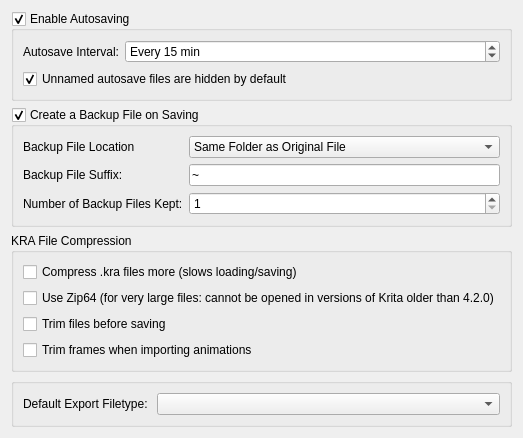
     <widget class="QWidget" name="File">
      <attribute name="title">
       <string>Files</string>
      </attribute>
      <layout class="QFormLayout" name="formLayout_4">
       <item row="0" column="0" colspan="2">
        <widget class="QGroupBox" name="m_autosaveCheckBox">
         <property name="title">
          <string>Enable Autosaving</string>
         </property>
         <property name="checkable">
          <bool>true</bool>
         </property>
         <layout class="QFormLayout" name="formLayout_6">
          <item row="0" column="0">
           <widget class="QLabel" name="label_6">
            <property name="text">
             <string>Autosave Interval:</string>
            </property>
           </widget>
          </item>
          <item row="0" column="1">
           <widget class="KisIntParseSpinBox" name="m_autosaveSpinBox">
            <property name="suffix">
             <string comment="Suffix: “Every x min”"> min</string>
            </property>
            <property name="prefix">
             <string comment="Prefix: “Every x min”">Every </string>
            </property>
            <property name="minimum">
             <number>1</number>
            </property>
            <property name="maximum">
             <number>1440</number>
            </property>
            <property name="singleStep">
             <number>5</number>
            </property>
            <property name="value">
             <number>15</number>
            </property>
           </widget>
          </item>
          <item row="1" column="0" colspan="2">
           <widget class="QCheckBox" name="chkHideAutosaveFiles">
            <property name="text">
             <string>Unnamed autosave files are hidden by default</string>
            </property>
            <property name="checked">
             <bool>true</bool>
            </property>
           </widget>
          </item>
         </layout>
        </widget>
       </item>
       <item row="1" column="0" colspan="2">
        <widget class="QGroupBox" name="m_backupFileCheckBox">
         <property name="title">
          <string>Create a Backup File on Saving</string>
         </property>
         <property name="checkable">
          <bool>true</bool>
         </property>
         <layout class="QFormLayout" name="formLayout_5">
          <item row="0" column="0">
           <widget class="QLabel" name="label_13">
            <property name="text">
             <string>Backup File Location</string>
            </property>
           </widget>
          </item>
          <item row="0" column="1">
           <widget class="QComboBox" name="cmbBackupFileLocation">
            <item>
             <property name="text">
              <string>Same Folder as Original File</string>
             </property>
            </item>
            <item>
             <property name="text">
              <string>User Folder</string>
             </property>
            </item>
            <item>
             <property name="text">
              <string>Temporary File Location</string>
             </property>
            </item>
           </widget>
          </item>
          <item row="1" column="0">
           <widget class="QLabel" name="label_8">
            <property name="text">
             <string>Backup File Suffix:</string>
            </property>
           </widget>
          </item>
          <item row="1" column="1">
           <widget class="QLineEdit" name="txtBackupFileSuffix">
            <property name="text">
             <string>~</string>
            </property>
            <property name="maxLength">
             <number>10</number>
            </property>
           </widget>
          </item>
          <item row="2" column="0">
           <widget class="QLabel" name="label_7">
            <property name="text">
             <string>Number of Backup Files Kept:</string>
            </property>
           </widget>
          </item>
          <item row="2" column="1">
           <widget class="QSpinBox" name="intNumBackupFiles">
            <property name="minimum">
             <number>1</number>
            </property>
            <property name="value">
             <number>1</number>
            </property>
           </widget>
          </item>
         </layout>
        </widget>
       </item>
       <item row="2" column="0" colspan="2">
        <widget class="QGroupBox" name="groupBox_2">
         <property name="title">
          <string>KRA File Compression</string>
         </property>
         <layout class="QGridLayout" name="gridLayout_3">
          <item row="1" column="0">
           <widget class="QCheckBox" name="chkZip64">
            <property name="toolTip">
             <string>&lt;html&gt;&lt;head/&gt;&lt;body&gt;&lt;p&gt;Only use this option for &lt;span style=&quot; font-weight:600;&quot;&gt;very&lt;/span&gt; large files: larger than 4 GiB on disk.&lt;/p&gt;&lt;/body&gt;&lt;/html&gt;</string>
            </property>
            <property name="text">
             <string>Use Zip64 (for very large files: cannot be opened in versions of Krita older than 4.2.0)</string>
            </property>
           </widget>
          </item>
          <item row="0" column="0">
           <widget class="QCheckBox" name="m_chkCompressKra">
            <property name="text">
             <string>Compress .kra files more (slows loading/saving)</string>
            </property>
           </widget>
          </item>
          <item row="2" column="0">
           <widget class="QCheckBox" name="m_chkTrimKra">
            <property name="toolTip">
             <string extracomment="(information outside the image boundaries will get lost. Saving will be slower.)"/>
            </property>
            <property name="text">
             <string>Trim files before saving</string>
            </property>
           </widget>
          </item>
          <item row="3" column="0">
           <widget class="QCheckBox" name="m_chkTrimFramesImport">
            <property name="toolTip">
             <string extracomment="(information outside the image boundaries will get lost. Importing frames will be slower.)"/>
            </property>
            <property name="text">
             <string>Trim frames when importing animations</string>
            </property>
           </widget>
          </item>
         </layout>
        </widget>
       </item>
       <item row="3" column="0" colspan="2">
        <widget class="QGroupBox" name="m_defaultExportFileTypeBox">
         <layout class="QFormLayout" name="formLayout_15">
          <item row="0" column="0">
           <widget class="QLabel" name="label_22">
            <property name="text">
             <string>Default Export Filetype: </string>
            </property>
           </widget>
          </item>
          <item row="0" column="1">
           <widget class="QComboBox" name="cmbDefaultExportFileType"/>
          </item>
         </layout>
        </widget>
       </item>
      </layout>
     </widget>
